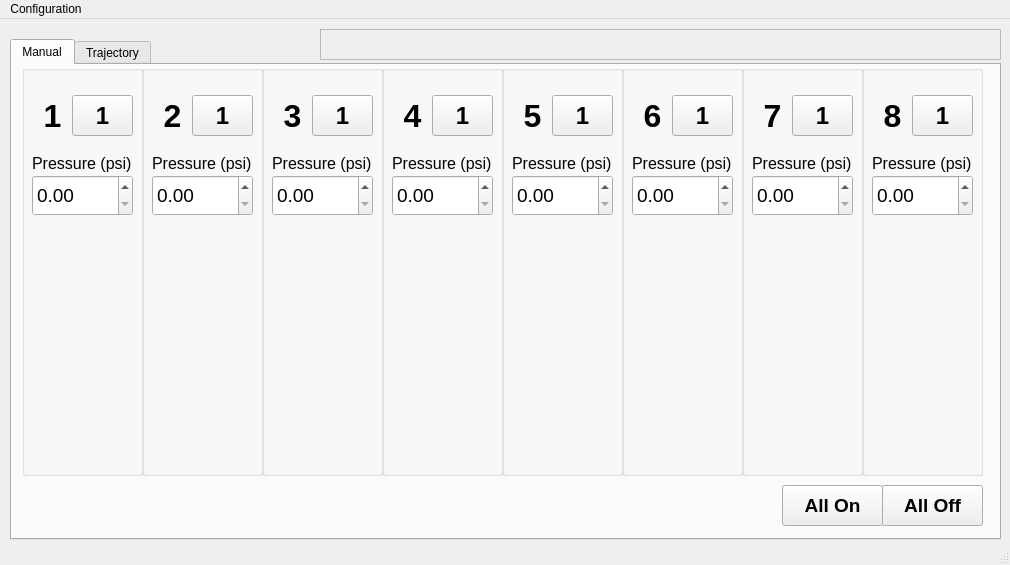
<?xml version="1.0" encoding="UTF-8"?>
<ui version="4.0">
 <class>MainWindow</class>
 <widget class="QMainWindow" name="MainWindow">
  <property name="geometry">
   <rect>
    <x>0</x>
    <y>0</y>
    <width>1010</width>
    <height>565</height>
   </rect>
  </property>
  <property name="windowTitle">
   <string>MainWindow</string>
  </property>
  <property name="toolButtonStyle">
   <enum>Qt::ToolButtonTextBesideIcon</enum>
  </property>
  <property name="documentMode">
   <bool>false</bool>
  </property>
  <property name="tabShape">
   <enum>QTabWidget::Rounded</enum>
  </property>
  <property name="unifiedTitleAndToolBarOnMac">
   <bool>false</bool>
  </property>
  <widget class="QWidget" name="centralwidget">
   <widget class="QTabWidget" name="tabWidget">
    <property name="geometry">
     <rect>
      <x>10</x>
      <y>20</y>
      <width>991</width>
      <height>501</height>
     </rect>
    </property>
    <property name="currentIndex">
     <number>0</number>
    </property>
    <widget class="QWidget" name="ManualControl">
     <attribute name="title">
      <string>Manual</string>
     </attribute>
     <widget class="QToolButton" name="allOn">
      <property name="enabled">
       <bool>true</bool>
      </property>
      <property name="geometry">
       <rect>
        <x>770</x>
        <y>420</y>
        <width>101</width>
        <height>41</height>
       </rect>
      </property>
      <property name="font">
       <font>
        <pointsize>14</pointsize>
        <weight>75</weight>
        <bold>true</bold>
       </font>
      </property>
      <property name="text">
       <string>All On</string>
      </property>
      <property name="icon">
       <iconset theme="system-shutdown">
        <normaloff>.</normaloff>.</iconset>
      </property>
      <property name="iconSize">
       <size>
        <width>16</width>
        <height>16</height>
       </size>
      </property>
      <property name="checkable">
       <bool>false</bool>
      </property>
      <property name="toolButtonStyle">
       <enum>Qt::ToolButtonTextBesideIcon</enum>
      </property>
     </widget>
     <widget class="QToolButton" name="allOff">
      <property name="enabled">
       <bool>true</bool>
      </property>
      <property name="geometry">
       <rect>
        <x>870</x>
        <y>420</y>
        <width>101</width>
        <height>41</height>
       </rect>
      </property>
      <property name="font">
       <font>
        <pointsize>14</pointsize>
        <weight>75</weight>
        <bold>true</bold>
       </font>
      </property>
      <property name="text">
       <string>All Off</string>
      </property>
      <property name="icon">
       <iconset theme="system-shutdown">
        <normaloff>.</normaloff>.</iconset>
      </property>
      <property name="iconSize">
       <size>
        <width>16</width>
        <height>16</height>
       </size>
      </property>
      <property name="checkable">
       <bool>false</bool>
      </property>
      <property name="toolButtonStyle">
       <enum>Qt::ToolButtonTextBesideIcon</enum>
      </property>
     </widget>
     <widget class="QGroupBox" name="groupBox">
      <property name="geometry">
       <rect>
        <x>10</x>
        <y>0</y>
        <width>121</width>
        <height>411</height>
       </rect>
      </property>
      <property name="title">
       <string notr="true"/>
      </property>
      <widget class="QLabel" name="chanLabel1">
       <property name="geometry">
        <rect>
         <x>10</x>
         <y>30</y>
         <width>41</width>
         <height>41</height>
        </rect>
       </property>
       <property name="font">
        <font>
         <pointsize>24</pointsize>
         <weight>75</weight>
         <bold>true</bold>
        </font>
       </property>
       <property name="text">
        <string>1</string>
       </property>
       <property name="alignment">
        <set>Qt::AlignCenter</set>
       </property>
      </widget>
      <widget class="QToolButton" name="chanOnOff1">
       <property name="enabled">
        <bool>true</bool>
       </property>
       <property name="geometry">
        <rect>
         <x>50</x>
         <y>30</y>
         <width>61</width>
         <height>41</height>
        </rect>
       </property>
       <property name="font">
        <font>
         <pointsize>18</pointsize>
         <weight>75</weight>
         <bold>true</bold>
        </font>
       </property>
       <property name="layoutDirection">
        <enum>Qt::LeftToRight</enum>
       </property>
       <property name="text">
        <string>1</string>
       </property>
       <property name="icon">
        <iconset theme="system-shutdown">
         <normaloff>.</normaloff>.</iconset>
       </property>
       <property name="iconSize">
        <size>
         <width>16</width>
         <height>16</height>
        </size>
       </property>
       <property name="checkable">
        <bool>true</bool>
       </property>
       <property name="popupMode">
        <enum>QToolButton::DelayedPopup</enum>
       </property>
       <property name="toolButtonStyle">
        <enum>Qt::ToolButtonIconOnly</enum>
       </property>
       <property name="autoRaise">
        <bool>false</bool>
       </property>
      </widget>
      <widget class="QDoubleSpinBox" name="pressureDisplay1">
       <property name="geometry">
        <rect>
         <x>10</x>
         <y>110</y>
         <width>101</width>
         <height>41</height>
        </rect>
       </property>
       <property name="font">
        <font>
         <pointsize>14</pointsize>
        </font>
       </property>
      </widget>
      <widget class="QLabel" name="pressureLabel1">
       <property name="geometry">
        <rect>
         <x>10</x>
         <y>90</y>
         <width>101</width>
         <height>17</height>
        </rect>
       </property>
       <property name="font">
        <font>
         <pointsize>12</pointsize>
        </font>
       </property>
       <property name="text">
        <string>Pressure (psi)</string>
       </property>
      </widget>
      <widget class="QwtSlider" name="pressureSlider1">
       <property name="geometry">
        <rect>
         <x>20</x>
         <y>160</y>
         <width>71</width>
         <height>241</height>
        </rect>
       </property>
       <property name="font">
        <font>
         <pointsize>12</pointsize>
        </font>
       </property>
      </widget>
     </widget>
     <widget class="QGroupBox" name="groupBox_2">
      <property name="geometry">
       <rect>
        <x>130</x>
        <y>0</y>
        <width>121</width>
        <height>411</height>
       </rect>
      </property>
      <property name="title">
       <string notr="true"/>
      </property>
      <widget class="QLabel" name="chanLabel2">
       <property name="geometry">
        <rect>
         <x>10</x>
         <y>30</y>
         <width>41</width>
         <height>41</height>
        </rect>
       </property>
       <property name="font">
        <font>
         <pointsize>24</pointsize>
         <weight>75</weight>
         <bold>true</bold>
        </font>
       </property>
       <property name="text">
        <string>2</string>
       </property>
       <property name="alignment">
        <set>Qt::AlignCenter</set>
       </property>
      </widget>
      <widget class="QToolButton" name="chanOnOff2">
       <property name="enabled">
        <bool>true</bool>
       </property>
       <property name="geometry">
        <rect>
         <x>50</x>
         <y>30</y>
         <width>61</width>
         <height>41</height>
        </rect>
       </property>
       <property name="font">
        <font>
         <pointsize>18</pointsize>
         <weight>75</weight>
         <bold>true</bold>
        </font>
       </property>
       <property name="layoutDirection">
        <enum>Qt::LeftToRight</enum>
       </property>
       <property name="text">
        <string>1</string>
       </property>
       <property name="icon">
        <iconset theme="system-shutdown">
         <normaloff>.</normaloff>.</iconset>
       </property>
       <property name="iconSize">
        <size>
         <width>16</width>
         <height>16</height>
        </size>
       </property>
       <property name="checkable">
        <bool>true</bool>
       </property>
       <property name="popupMode">
        <enum>QToolButton::DelayedPopup</enum>
       </property>
       <property name="toolButtonStyle">
        <enum>Qt::ToolButtonIconOnly</enum>
       </property>
       <property name="autoRaise">
        <bool>false</bool>
       </property>
      </widget>
      <widget class="QDoubleSpinBox" name="pressureDisplay2">
       <property name="geometry">
        <rect>
         <x>10</x>
         <y>110</y>
         <width>101</width>
         <height>41</height>
        </rect>
       </property>
       <property name="font">
        <font>
         <pointsize>14</pointsize>
        </font>
       </property>
      </widget>
      <widget class="QLabel" name="pressureLabel1_2">
       <property name="geometry">
        <rect>
         <x>10</x>
         <y>90</y>
         <width>101</width>
         <height>17</height>
        </rect>
       </property>
       <property name="font">
        <font>
         <pointsize>12</pointsize>
        </font>
       </property>
       <property name="text">
        <string>Pressure (psi)</string>
       </property>
      </widget>
      <widget class="QwtSlider" name="pressureSlider2">
       <property name="geometry">
        <rect>
         <x>20</x>
         <y>160</y>
         <width>71</width>
         <height>241</height>
        </rect>
       </property>
       <property name="font">
        <font>
         <pointsize>12</pointsize>
        </font>
       </property>
      </widget>
     </widget>
     <widget class="QGroupBox" name="groupBox_3">
      <property name="geometry">
       <rect>
        <x>250</x>
        <y>0</y>
        <width>121</width>
        <height>411</height>
       </rect>
      </property>
      <property name="title">
       <string notr="true"/>
      </property>
      <widget class="QLabel" name="chanLabel1_3">
       <property name="geometry">
        <rect>
         <x>10</x>
         <y>30</y>
         <width>41</width>
         <height>41</height>
        </rect>
       </property>
       <property name="font">
        <font>
         <pointsize>24</pointsize>
         <weight>75</weight>
         <bold>true</bold>
        </font>
       </property>
       <property name="text">
        <string>3</string>
       </property>
       <property name="alignment">
        <set>Qt::AlignCenter</set>
       </property>
      </widget>
      <widget class="QToolButton" name="chanOnOff3">
       <property name="enabled">
        <bool>true</bool>
       </property>
       <property name="geometry">
        <rect>
         <x>50</x>
         <y>30</y>
         <width>61</width>
         <height>41</height>
        </rect>
       </property>
       <property name="font">
        <font>
         <pointsize>18</pointsize>
         <weight>75</weight>
         <bold>true</bold>
        </font>
       </property>
       <property name="layoutDirection">
        <enum>Qt::LeftToRight</enum>
       </property>
       <property name="text">
        <string>1</string>
       </property>
       <property name="icon">
        <iconset theme="system-shutdown">
         <normaloff>.</normaloff>.</iconset>
       </property>
       <property name="iconSize">
        <size>
         <width>16</width>
         <height>16</height>
        </size>
       </property>
       <property name="checkable">
        <bool>true</bool>
       </property>
       <property name="popupMode">
        <enum>QToolButton::DelayedPopup</enum>
       </property>
       <property name="toolButtonStyle">
        <enum>Qt::ToolButtonIconOnly</enum>
       </property>
       <property name="autoRaise">
        <bool>false</bool>
       </property>
      </widget>
      <widget class="QDoubleSpinBox" name="pressureDisplay3">
       <property name="geometry">
        <rect>
         <x>10</x>
         <y>110</y>
         <width>101</width>
         <height>41</height>
        </rect>
       </property>
       <property name="font">
        <font>
         <pointsize>14</pointsize>
        </font>
       </property>
      </widget>
      <widget class="QLabel" name="pressureLabel1_3">
       <property name="geometry">
        <rect>
         <x>10</x>
         <y>90</y>
         <width>101</width>
         <height>17</height>
        </rect>
       </property>
       <property name="font">
        <font>
         <pointsize>12</pointsize>
        </font>
       </property>
       <property name="text">
        <string>Pressure (psi)</string>
       </property>
      </widget>
      <widget class="QwtSlider" name="pressureSlider3">
       <property name="geometry">
        <rect>
         <x>20</x>
         <y>160</y>
         <width>71</width>
         <height>241</height>
        </rect>
       </property>
       <property name="font">
        <font>
         <pointsize>12</pointsize>
        </font>
       </property>
      </widget>
     </widget>
     <widget class="QGroupBox" name="groupBox_4">
      <property name="geometry">
       <rect>
        <x>370</x>
        <y>0</y>
        <width>121</width>
        <height>411</height>
       </rect>
      </property>
      <property name="title">
       <string notr="true"/>
      </property>
      <widget class="QLabel" name="chanLabel1_4">
       <property name="geometry">
        <rect>
         <x>10</x>
         <y>30</y>
         <width>41</width>
         <height>41</height>
        </rect>
       </property>
       <property name="font">
        <font>
         <pointsize>24</pointsize>
         <weight>75</weight>
         <bold>true</bold>
        </font>
       </property>
       <property name="text">
        <string>4</string>
       </property>
       <property name="alignment">
        <set>Qt::AlignCenter</set>
       </property>
      </widget>
      <widget class="QToolButton" name="chanOnOff4">
       <property name="enabled">
        <bool>true</bool>
       </property>
       <property name="geometry">
        <rect>
         <x>50</x>
         <y>30</y>
         <width>61</width>
         <height>41</height>
        </rect>
       </property>
       <property name="font">
        <font>
         <pointsize>18</pointsize>
         <weight>75</weight>
         <bold>true</bold>
        </font>
       </property>
       <property name="layoutDirection">
        <enum>Qt::LeftToRight</enum>
       </property>
       <property name="text">
        <string>1</string>
       </property>
       <property name="icon">
        <iconset theme="system-shutdown">
         <normaloff>.</normaloff>.</iconset>
       </property>
       <property name="iconSize">
        <size>
         <width>16</width>
         <height>16</height>
        </size>
       </property>
       <property name="checkable">
        <bool>true</bool>
       </property>
       <property name="popupMode">
        <enum>QToolButton::DelayedPopup</enum>
       </property>
       <property name="toolButtonStyle">
        <enum>Qt::ToolButtonIconOnly</enum>
       </property>
       <property name="autoRaise">
        <bool>false</bool>
       </property>
      </widget>
      <widget class="QDoubleSpinBox" name="pressureDisplay4">
       <property name="geometry">
        <rect>
         <x>10</x>
         <y>110</y>
         <width>101</width>
         <height>41</height>
        </rect>
       </property>
       <property name="font">
        <font>
         <pointsize>14</pointsize>
        </font>
       </property>
      </widget>
      <widget class="QLabel" name="pressureLabel1_4">
       <property name="geometry">
        <rect>
         <x>10</x>
         <y>90</y>
         <width>101</width>
         <height>17</height>
        </rect>
       </property>
       <property name="font">
        <font>
         <pointsize>12</pointsize>
        </font>
       </property>
       <property name="text">
        <string>Pressure (psi)</string>
       </property>
      </widget>
      <widget class="QwtSlider" name="pressureSlider4">
       <property name="geometry">
        <rect>
         <x>20</x>
         <y>160</y>
         <width>71</width>
         <height>241</height>
        </rect>
       </property>
       <property name="font">
        <font>
         <pointsize>12</pointsize>
        </font>
       </property>
      </widget>
     </widget>
     <widget class="QGroupBox" name="groupBox_5">
      <property name="geometry">
       <rect>
        <x>490</x>
        <y>0</y>
        <width>121</width>
        <height>411</height>
       </rect>
      </property>
      <property name="title">
       <string notr="true"/>
      </property>
      <widget class="QLabel" name="chanLabel1_5">
       <property name="geometry">
        <rect>
         <x>10</x>
         <y>30</y>
         <width>41</width>
         <height>41</height>
        </rect>
       </property>
       <property name="font">
        <font>
         <pointsize>24</pointsize>
         <weight>75</weight>
         <bold>true</bold>
        </font>
       </property>
       <property name="text">
        <string>5</string>
       </property>
       <property name="alignment">
        <set>Qt::AlignCenter</set>
       </property>
      </widget>
      <widget class="QToolButton" name="chanOnOff5">
       <property name="enabled">
        <bool>true</bool>
       </property>
       <property name="geometry">
        <rect>
         <x>50</x>
         <y>30</y>
         <width>61</width>
         <height>41</height>
        </rect>
       </property>
       <property name="font">
        <font>
         <pointsize>18</pointsize>
         <weight>75</weight>
         <bold>true</bold>
        </font>
       </property>
       <property name="layoutDirection">
        <enum>Qt::LeftToRight</enum>
       </property>
       <property name="text">
        <string>1</string>
       </property>
       <property name="icon">
        <iconset theme="system-shutdown">
         <normaloff>.</normaloff>.</iconset>
       </property>
       <property name="iconSize">
        <size>
         <width>16</width>
         <height>16</height>
        </size>
       </property>
       <property name="checkable">
        <bool>true</bool>
       </property>
       <property name="popupMode">
        <enum>QToolButton::DelayedPopup</enum>
       </property>
       <property name="toolButtonStyle">
        <enum>Qt::ToolButtonIconOnly</enum>
       </property>
       <property name="autoRaise">
        <bool>false</bool>
       </property>
      </widget>
      <widget class="QDoubleSpinBox" name="pressureDisplay5">
       <property name="geometry">
        <rect>
         <x>10</x>
         <y>110</y>
         <width>101</width>
         <height>41</height>
        </rect>
       </property>
       <property name="font">
        <font>
         <pointsize>14</pointsize>
        </font>
       </property>
      </widget>
      <widget class="QLabel" name="pressureLabel1_5">
       <property name="geometry">
        <rect>
         <x>10</x>
         <y>90</y>
         <width>101</width>
         <height>17</height>
        </rect>
       </property>
       <property name="font">
        <font>
         <pointsize>12</pointsize>
        </font>
       </property>
       <property name="text">
        <string>Pressure (psi)</string>
       </property>
      </widget>
      <widget class="QwtSlider" name="pressureSlider5">
       <property name="geometry">
        <rect>
         <x>20</x>
         <y>160</y>
         <width>71</width>
         <height>241</height>
        </rect>
       </property>
       <property name="font">
        <font>
         <pointsize>12</pointsize>
        </font>
       </property>
      </widget>
     </widget>
     <widget class="QGroupBox" name="groupBox_6">
      <property name="geometry">
       <rect>
        <x>610</x>
        <y>0</y>
        <width>121</width>
        <height>411</height>
       </rect>
      </property>
      <property name="title">
       <string notr="true"/>
      </property>
      <widget class="QLabel" name="chanLabel1_6">
       <property name="geometry">
        <rect>
         <x>10</x>
         <y>30</y>
         <width>41</width>
         <height>41</height>
        </rect>
       </property>
       <property name="font">
        <font>
         <pointsize>24</pointsize>
         <weight>75</weight>
         <bold>true</bold>
        </font>
       </property>
       <property name="text">
        <string>6</string>
       </property>
       <property name="alignment">
        <set>Qt::AlignCenter</set>
       </property>
      </widget>
      <widget class="QToolButton" name="chanOnOff6">
       <property name="enabled">
        <bool>true</bool>
       </property>
       <property name="geometry">
        <rect>
         <x>50</x>
         <y>30</y>
         <width>61</width>
         <height>41</height>
        </rect>
       </property>
       <property name="font">
        <font>
         <pointsize>18</pointsize>
         <weight>75</weight>
         <bold>true</bold>
        </font>
       </property>
       <property name="layoutDirection">
        <enum>Qt::LeftToRight</enum>
       </property>
       <property name="text">
        <string>1</string>
       </property>
       <property name="icon">
        <iconset theme="system-shutdown">
         <normaloff>.</normaloff>.</iconset>
       </property>
       <property name="iconSize">
        <size>
         <width>16</width>
         <height>16</height>
        </size>
       </property>
       <property name="checkable">
        <bool>true</bool>
       </property>
       <property name="popupMode">
        <enum>QToolButton::DelayedPopup</enum>
       </property>
       <property name="toolButtonStyle">
        <enum>Qt::ToolButtonIconOnly</enum>
       </property>
       <property name="autoRaise">
        <bool>false</bool>
       </property>
      </widget>
      <widget class="QDoubleSpinBox" name="pressureDisplay6">
       <property name="geometry">
        <rect>
         <x>10</x>
         <y>110</y>
         <width>101</width>
         <height>41</height>
        </rect>
       </property>
       <property name="font">
        <font>
         <pointsize>14</pointsize>
        </font>
       </property>
      </widget>
      <widget class="QLabel" name="pressureLabel1_6">
       <property name="geometry">
        <rect>
         <x>10</x>
         <y>90</y>
         <width>101</width>
         <height>17</height>
        </rect>
       </property>
       <property name="font">
        <font>
         <pointsize>12</pointsize>
        </font>
       </property>
       <property name="text">
        <string>Pressure (psi)</string>
       </property>
      </widget>
      <widget class="QwtSlider" name="pressureSlider6">
       <property name="geometry">
        <rect>
         <x>20</x>
         <y>160</y>
         <width>71</width>
         <height>241</height>
        </rect>
       </property>
       <property name="font">
        <font>
         <pointsize>12</pointsize>
        </font>
       </property>
      </widget>
     </widget>
     <widget class="QGroupBox" name="groupBox_7">
      <property name="geometry">
       <rect>
        <x>730</x>
        <y>0</y>
        <width>121</width>
        <height>411</height>
       </rect>
      </property>
      <property name="title">
       <string notr="true"/>
      </property>
      <widget class="QLabel" name="chanLabel1_7">
       <property name="geometry">
        <rect>
         <x>10</x>
         <y>30</y>
         <width>41</width>
         <height>41</height>
        </rect>
       </property>
       <property name="font">
        <font>
         <pointsize>24</pointsize>
         <weight>75</weight>
         <bold>true</bold>
        </font>
       </property>
       <property name="text">
        <string>7</string>
       </property>
       <property name="alignment">
        <set>Qt::AlignCenter</set>
       </property>
      </widget>
      <widget class="QToolButton" name="chanOnOff7">
       <property name="enabled">
        <bool>true</bool>
       </property>
       <property name="geometry">
        <rect>
         <x>50</x>
         <y>30</y>
         <width>61</width>
         <height>41</height>
        </rect>
       </property>
       <property name="font">
        <font>
         <pointsize>18</pointsize>
         <weight>75</weight>
         <bold>true</bold>
        </font>
       </property>
       <property name="layoutDirection">
        <enum>Qt::LeftToRight</enum>
       </property>
       <property name="text">
        <string>1</string>
       </property>
       <property name="icon">
        <iconset theme="system-shutdown">
         <normaloff>.</normaloff>.</iconset>
       </property>
       <property name="iconSize">
        <size>
         <width>16</width>
         <height>16</height>
        </size>
       </property>
       <property name="checkable">
        <bool>true</bool>
       </property>
       <property name="popupMode">
        <enum>QToolButton::DelayedPopup</enum>
       </property>
       <property name="toolButtonStyle">
        <enum>Qt::ToolButtonIconOnly</enum>
       </property>
       <property name="autoRaise">
        <bool>false</bool>
       </property>
      </widget>
      <widget class="QDoubleSpinBox" name="pressureDisplay7">
       <property name="geometry">
        <rect>
         <x>10</x>
         <y>110</y>
         <width>101</width>
         <height>41</height>
        </rect>
       </property>
       <property name="font">
        <font>
         <pointsize>14</pointsize>
        </font>
       </property>
      </widget>
      <widget class="QLabel" name="pressureLabel1_7">
       <property name="geometry">
        <rect>
         <x>10</x>
         <y>90</y>
         <width>101</width>
         <height>17</height>
        </rect>
       </property>
       <property name="font">
        <font>
         <pointsize>12</pointsize>
        </font>
       </property>
       <property name="text">
        <string>Pressure (psi)</string>
       </property>
      </widget>
      <widget class="QwtSlider" name="pressureSlider7">
       <property name="geometry">
        <rect>
         <x>20</x>
         <y>160</y>
         <width>71</width>
         <height>241</height>
        </rect>
       </property>
       <property name="font">
        <font>
         <pointsize>12</pointsize>
        </font>
       </property>
      </widget>
     </widget>
     <widget class="QGroupBox" name="groupBox_8">
      <property name="geometry">
       <rect>
        <x>850</x>
        <y>0</y>
        <width>121</width>
        <height>411</height>
       </rect>
      </property>
      <property name="title">
       <string notr="true"/>
      </property>
      <widget class="QLabel" name="chanLabel1_9">
       <property name="geometry">
        <rect>
         <x>10</x>
         <y>30</y>
         <width>41</width>
         <height>41</height>
        </rect>
       </property>
       <property name="font">
        <font>
         <pointsize>24</pointsize>
         <weight>75</weight>
         <bold>true</bold>
        </font>
       </property>
       <property name="text">
        <string>8</string>
       </property>
       <property name="alignment">
        <set>Qt::AlignCenter</set>
       </property>
      </widget>
      <widget class="QToolButton" name="chanOnOff8">
       <property name="enabled">
        <bool>true</bool>
       </property>
       <property name="geometry">
        <rect>
         <x>50</x>
         <y>30</y>
         <width>61</width>
         <height>41</height>
        </rect>
       </property>
       <property name="font">
        <font>
         <pointsize>18</pointsize>
         <weight>75</weight>
         <bold>true</bold>
        </font>
       </property>
       <property name="layoutDirection">
        <enum>Qt::LeftToRight</enum>
       </property>
       <property name="text">
        <string>1</string>
       </property>
       <property name="icon">
        <iconset theme="system-shutdown">
         <normaloff>.</normaloff>.</iconset>
       </property>
       <property name="iconSize">
        <size>
         <width>16</width>
         <height>16</height>
        </size>
       </property>
       <property name="checkable">
        <bool>true</bool>
       </property>
       <property name="popupMode">
        <enum>QToolButton::DelayedPopup</enum>
       </property>
       <property name="toolButtonStyle">
        <enum>Qt::ToolButtonIconOnly</enum>
       </property>
       <property name="autoRaise">
        <bool>false</bool>
       </property>
      </widget>
      <widget class="QDoubleSpinBox" name="pressureDisplay8">
       <property name="geometry">
        <rect>
         <x>10</x>
         <y>110</y>
         <width>101</width>
         <height>41</height>
        </rect>
       </property>
       <property name="font">
        <font>
         <pointsize>14</pointsize>
        </font>
       </property>
      </widget>
      <widget class="QLabel" name="pressureLabel1_9">
       <property name="geometry">
        <rect>
         <x>10</x>
         <y>90</y>
         <width>101</width>
         <height>17</height>
        </rect>
       </property>
       <property name="font">
        <font>
         <pointsize>12</pointsize>
        </font>
       </property>
       <property name="text">
        <string>Pressure (psi)</string>
       </property>
      </widget>
      <widget class="QwtSlider" name="pressureSlider8">
       <property name="geometry">
        <rect>
         <x>20</x>
         <y>160</y>
         <width>71</width>
         <height>241</height>
        </rect>
       </property>
       <property name="font">
        <font>
         <pointsize>12</pointsize>
        </font>
       </property>
      </widget>
     </widget>
    </widget>
    <widget class="QWidget" name="TrajControl">
     <attribute name="title">
      <string>Trajectory</string>
     </attribute>
     <widget class="QwtPlot" name="trajPlot">
      <property name="geometry">
       <rect>
        <x>170</x>
        <y>50</y>
        <width>801</width>
        <height>351</height>
       </rect>
      </property>
      <property name="font">
       <font>
        <pointsize>12</pointsize>
       </font>
      </property>
      <property name="frameShape">
       <enum>QFrame::NoFrame</enum>
      </property>
      <property name="lineWidth">
       <number>2</number>
      </property>
      <property name="canvasBackground">
       <brush brushstyle="SolidPattern">
        <color alpha="255">
         <red>255</red>
         <green>255</green>
         <blue>255</blue>
        </color>
       </brush>
      </property>
      <property name="autoReplot">
       <bool>true</bool>
      </property>
     </widget>
     <widget class="QToolButton" name="stopTraj">
      <property name="geometry">
       <rect>
        <x>10</x>
        <y>360</y>
        <width>131</width>
        <height>61</height>
       </rect>
      </property>
      <property name="font">
       <font>
        <pointsize>14</pointsize>
        <weight>75</weight>
        <bold>true</bold>
       </font>
      </property>
      <property name="styleSheet">
       <string notr="true">color: rgb(164, 0, 0);</string>
      </property>
      <property name="text">
       <string>Stop</string>
      </property>
      <property name="icon">
       <iconset theme="media-playback-stop">
        <normaloff>.</normaloff>.</iconset>
      </property>
      <property name="iconSize">
       <size>
        <width>64</width>
        <height>64</height>
       </size>
      </property>
      <property name="toolButtonStyle">
       <enum>Qt::ToolButtonTextBesideIcon</enum>
      </property>
     </widget>
     <widget class="QToolButton" name="runTraj">
      <property name="geometry">
       <rect>
        <x>10</x>
        <y>300</y>
        <width>131</width>
        <height>61</height>
       </rect>
      </property>
      <property name="font">
       <font>
        <pointsize>14</pointsize>
        <weight>75</weight>
        <bold>true</bold>
       </font>
      </property>
      <property name="styleSheet">
       <string notr="true">color: rgb(78, 154, 6);</string>
      </property>
      <property name="text">
       <string>Start</string>
      </property>
      <property name="icon">
       <iconset theme="media-playback-start">
        <normaloff>.</normaloff>.</iconset>
      </property>
      <property name="iconSize">
       <size>
        <width>64</width>
        <height>64</height>
       </size>
      </property>
      <property name="toolButtonStyle">
       <enum>Qt::ToolButtonTextBesideIcon</enum>
      </property>
      <property name="autoRaise">
       <bool>false</bool>
      </property>
      <property name="arrowType">
       <enum>Qt::NoArrow</enum>
      </property>
     </widget>
     <widget class="QToolButton" name="loadTraj">
      <property name="enabled">
       <bool>true</bool>
      </property>
      <property name="geometry">
       <rect>
        <x>10</x>
        <y>10</y>
        <width>131</width>
        <height>61</height>
       </rect>
      </property>
      <property name="font">
       <font>
        <pointsize>14</pointsize>
        <weight>75</weight>
        <bold>true</bold>
       </font>
      </property>
      <property name="text">
       <string>Load</string>
      </property>
      <property name="icon">
       <iconset theme="document-open">
        <normaloff>.</normaloff>.</iconset>
      </property>
      <property name="iconSize">
       <size>
        <width>64</width>
        <height>64</height>
       </size>
      </property>
      <property name="toolButtonStyle">
       <enum>Qt::ToolButtonTextBesideIcon</enum>
      </property>
     </widget>
     <widget class="QLabel" name="label">
      <property name="geometry">
       <rect>
        <x>440</x>
        <y>400</y>
        <width>321</width>
        <height>20</height>
       </rect>
      </property>
      <property name="text">
       <string>Time (s)</string>
      </property>
      <property name="alignment">
       <set>Qt::AlignCenter</set>
      </property>
     </widget>
     <widget class="QProgressBar" name="trajProgressBar">
      <property name="geometry">
       <rect>
        <x>220</x>
        <y>440</y>
        <width>751</width>
        <height>23</height>
       </rect>
      </property>
      <property name="value">
       <number>24</number>
      </property>
      <property name="textVisible">
       <bool>true</bool>
      </property>
      <property name="invertedAppearance">
       <bool>false</bool>
      </property>
     </widget>
     <widget class="QCheckBox" name="saveData">
      <property name="geometry">
       <rect>
        <x>10</x>
        <y>440</y>
        <width>131</width>
        <height>23</height>
       </rect>
      </property>
      <property name="font">
       <font>
        <pointsize>14</pointsize>
       </font>
      </property>
      <property name="text">
       <string>Save Data</string>
      </property>
      <property name="icon">
       <iconset theme="document-save"/>
      </property>
      <property name="checked">
       <bool>true</bool>
      </property>
     </widget>
     <widget class="QPlainTextEdit" name="trajNameDisplay">
      <property name="enabled">
       <bool>false</bool>
      </property>
      <property name="geometry">
       <rect>
        <x>150</x>
        <y>10</y>
        <width>821</width>
        <height>31</height>
       </rect>
      </property>
     </widget>
    </widget>
   </widget>
   <widget class="QPlainTextEdit" name="configNameDisplay">
    <property name="enabled">
     <bool>false</bool>
    </property>
    <property name="geometry">
     <rect>
      <x>320</x>
      <y>10</y>
      <width>681</width>
      <height>31</height>
     </rect>
    </property>
   </widget>
  </widget>
  <widget class="QMenuBar" name="menubar">
   <property name="geometry">
    <rect>
     <x>0</x>
     <y>0</y>
     <width>1010</width>
     <height>22</height>
    </rect>
   </property>
   <widget class="QMenu" name="menuMain_Window">
    <property name="title">
     <string>Configuration</string>
    </property>
    <addaction name="actionLoad_Configuration"/>
    <addaction name="actionSave"/>
   </widget>
   <addaction name="menuMain_Window"/>
  </widget>
  <widget class="QStatusBar" name="statusbar"/>
  <action name="actionLoad_Configuration">
   <property name="icon">
    <iconset theme="document-open">
     <normaloff>.</normaloff>.</iconset>
   </property>
   <property name="text">
    <string>Load Config</string>
   </property>
  </action>
  <action name="actionSave">
   <property name="icon">
    <iconset theme="document-save">
     <normaloff>.</normaloff>.</iconset>
   </property>
   <property name="text">
    <string>Save Config</string>
   </property>
  </action>
  <action name="actionLoad_Trajectory">
   <property name="icon">
    <iconset theme="document-open">
     <normaloff>.</normaloff>.</iconset>
   </property>
   <property name="text">
    <string>Load Traj</string>
   </property>
  </action>
 </widget>
 <customwidgets>
  <customwidget>
   <class>QwtPlot</class>
   <extends>QFrame</extends>
   <header>qwt_plot.h</header>
  </customwidget>
  <customwidget>
   <class>QwtSlider</class>
   <extends>QWidget</extends>
   <header>qwt_slider.h</header>
  </customwidget>
 </customwidgets>
 <resources/>
 <connections/>
</ui>
